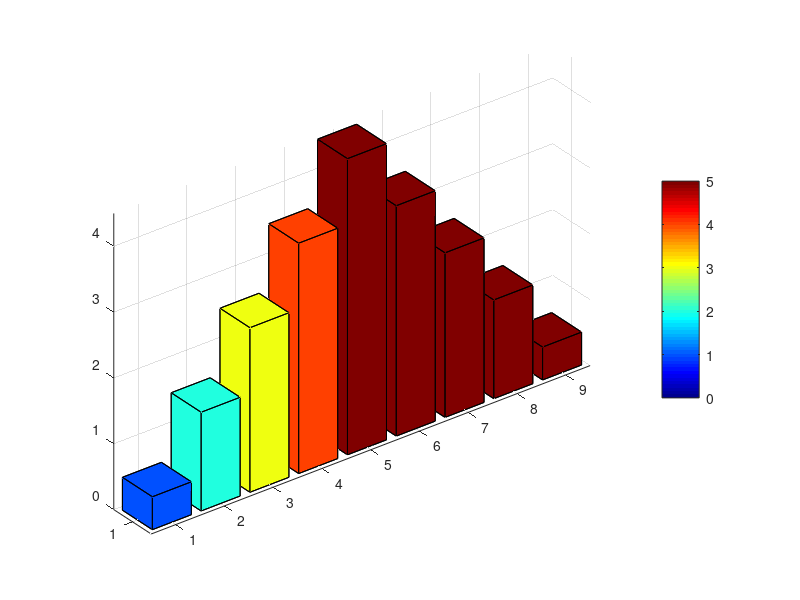

MATLAB code to generate this figure: (Note: this script raises an error after producing the figure.)

%%
clear
clc
x = 1:9;
y = [1,3,5,7,9,7,5,3,1]/2;

b = bar3(x,y);
caxis([0,5])
c = colorbar
colormap('jet')
for k = 1:length(b)
    zdata = b(k).ZData;
    b(k).CData = zdata;
    b(k).FaceColor = 'interp';
end
hold on
view(-90,0)